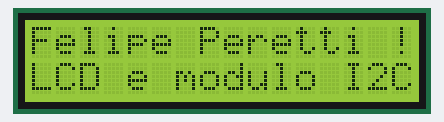
Bench run of a sketch on a simulated Arduino Uno, built with avr-gcc and run on an emulated ATmega328P. On the bench: 16×2 character LCD.

Above: at 0.1 s.
At 1.1 s:
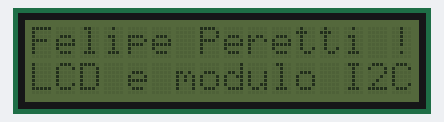

Measured:
- what the display in image 1 shows lasts 1.0 s, from 1.1 s to 2.1 s

The sketch:

Modulo_I2C_Display__F_P__11_10_2017.ino
```cpp
  #include <LiquidCrystal_I2C.h>
  #include <Wire.h>


  LiquidCrystal_I2C lcd(0x27,2,1,0,4,5,6,7,3, POSITIVE);

  //****** PIN MAP ******
  //*  GND ---> GND     *
  //*   5V ---> 5V      *
  //*  SDA ---> A4      *
  //*  SCL ---> A5      *
  //*********************

  void setup(){
    lcd.begin (16,2);
  }

  void loop(){
    lcd.setBacklight(HIGH);
    lcd.setCursor(0,0);
    lcd.print("Felipe Peretti !!");
    lcd.setCursor(0,1);
    lcd.print("LCD e modulo I2C");
    delay(1000);
    lcd.setBacklight(LOW);
    delay(1000);
  }
```
